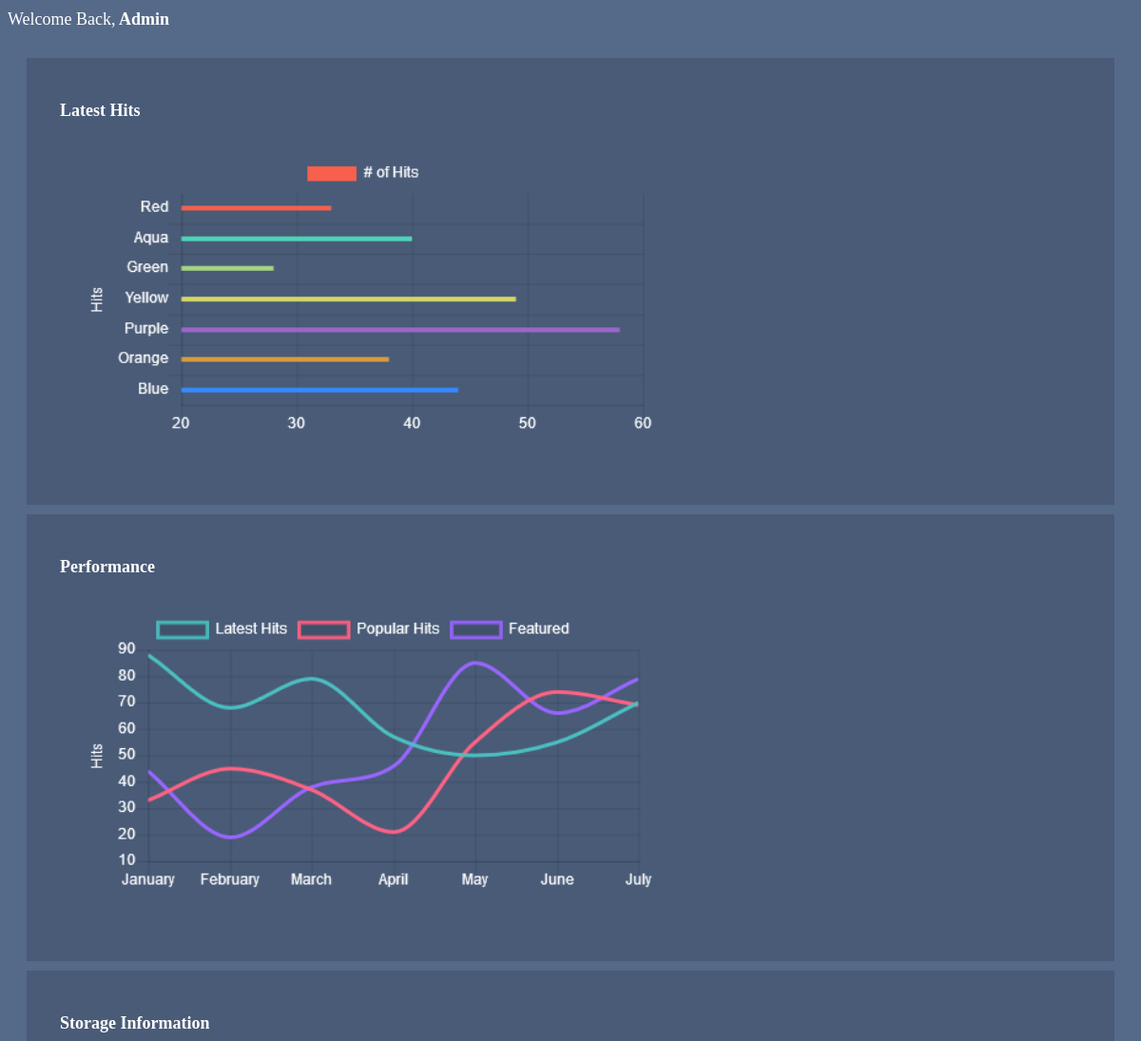
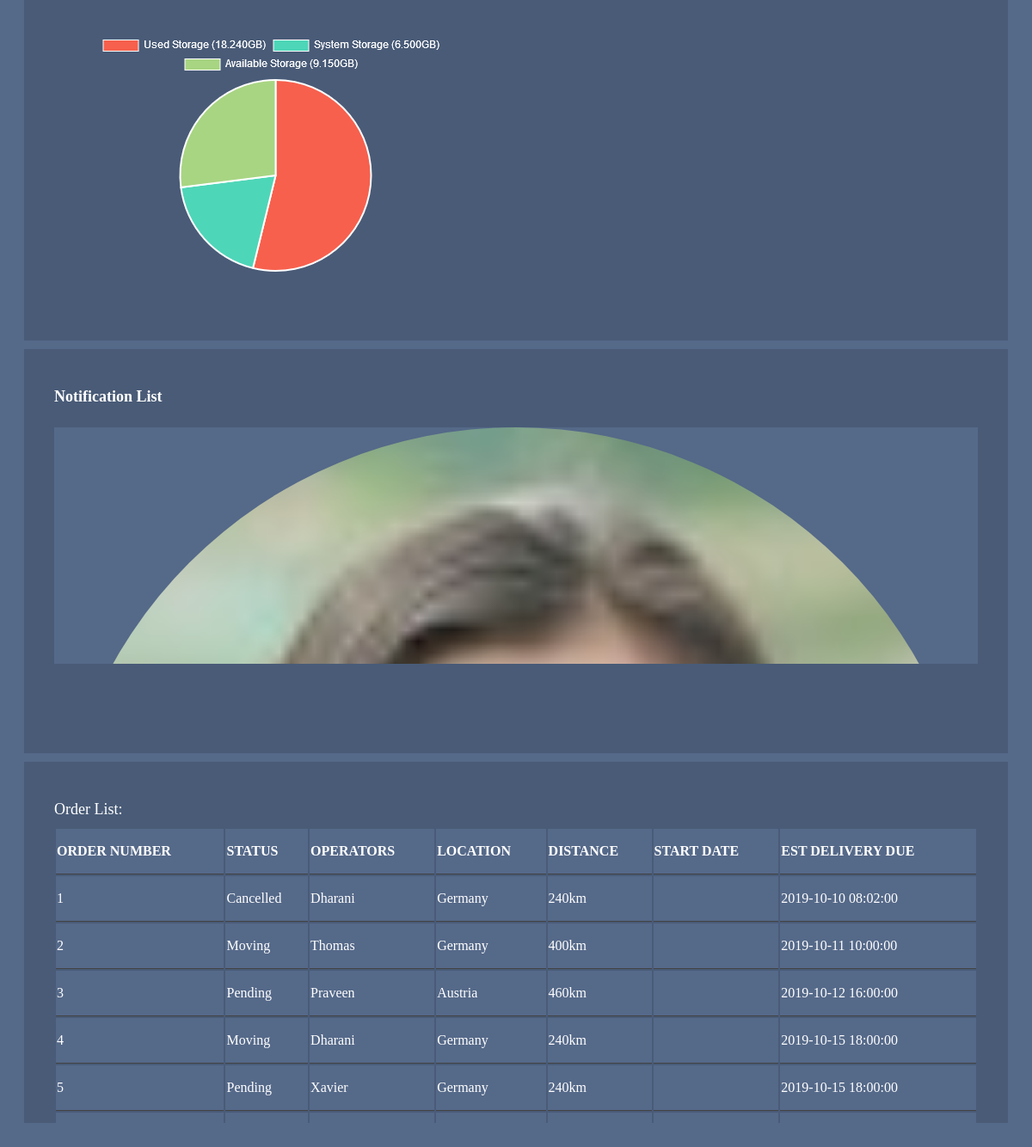
Page /dashboard.php on the committed database (2 pictures, top to bottom).
### tables this page shows
create table OrderLists (orderNumber INT(6) UNSIGNED AUTO_INCREMENT PRIMARY KEY,productStatus VARCHAR(30) NOT NULL, operator VARCHAR(30) NOT NULL,location VARCHAR(30) NOT NULL,distance INT(6) NOT NULL , startDate timestamp , estimatedDeliveryDate datetime);

### dashboard.php (the view, shortened to what this page needs)
<?php include 'database.php'; ?>
<!DOCTYPE html>
<html lang="en">
<head>
<link rel="stylesheet" href="style.css" />
</head>
<body>
	<div class="col-sm-12 col-md-12 col-lg-12 headings">
		Welcome Back,<b> Admin </b>
	</div>
	<div class="col-sm-12 col-md-12 col-lg-12 content">
		<div class="col-sm-6 col-md-6 col-lg-6 contentBox ">
			<div class="col-sm-12 col-md-12 col-lg-12 sections">
				<div class="headings">
					<b>Latest Hits</b>
				</div>
				<img src="img/Performance.png" style="padding: 25px; height: 300px;" />
			</div>
		</div>
		<div class="col-sm-6 col-md-6 col-lg-6 contentBox">
			<div class="col-sm-12 col-md-12 col-lg-12 sections">
				<div class="headings">
					<b>Performance</b>
				</div>
				<img src="img/latestHits.png" style="padding: 25px; height: 300px;" />
			</div>
		</div>
		<div class="col-sm-6 col-md-6 col-lg-6 contentBox">
			<div class="col-sm-12 col-md-12 col-lg-12 sections">
				<div class="headings">
					<b>Storage Information</b>
				</div>
				<img src="img/StorageInformation.png"
					style="padding: 25px; height: 300px;" />
			</div>
		</div>
		<div class="col-sm-6 col-md-6 col-lg-6 contentBox">
			<div class="col-sm-12 col-md-12 col-lg-12 sections">
				<div class="headings">
					<b>Notification List</b>
				</div>
				<div class="col-sm-12 col-md-12 col-lg-12 notificationScrollable">
					<div class="col-sm-12 col-md-12 col-lg-12 notification">
						<div class="col-sm-2 col-md-2 col-lg-2">
							<img src="img/user_1.jpg" style="border-radius: 50%; width: 100%" />
						</div>
					</div>
				</div>
			</div>
		</div>
		<div class="col-sm-12 col-md-12 col-lg-12 contentBox">
			<div class="col-sm-12 col-md-12 col-lg-12 sections table ">
				<div class="headings">Order List:</div>
				<table>
					<tr>
						<th>ORDER NUMBER</th>
						<th>STATUS</th>
						<th>OPERATORS</th>
						<th>LOCATION</th>
						<th>DISTANCE</th>
						<th>START DATE</th>
						<th>EST DELIVERY DUE</th>
					</tr>
                        <?php
                        $array = array();
                        $query = " SELECT orderNumber,productStatus,operator,location,distance,startDate,estimatedDeliveryDate FROM orderLists  ";
                        $result = $conn->query($query);
                        while ($row = $result->fetch_assoc()) {
                            $array[] = $row;
                        }?>
                       <?php  foreach ($array as $item) {
                            echo "<tr>";
                            echo "<td>" . $item['orderNumber'] . "</td>";
                            echo "<td>"  . $item['productStatus'] . "</td>";
                            echo "<td>" . $item['operator'] . "</td>";
                            echo "<td>" . $item['location'] . "</td>";
                            echo "<td>" . $item['distance'] . "km" . "</td>";
                            echo "<td>" . $item['startDate'] . "</td>";
                            echo "<td>" . $item['estimatedDeliveryDate'] . "</td>";
                            echo "</tr>";
                        }
                        ?>
                    </table>
			</div>
		</div>
	</div>
</body>
</html>

### style.css (style rules this page uses)
body { background-color: #556989; color: black; }
.headings { color: white; font-size: 18px; margin-top: 10px; margin-bottom: 10px; }
.content { padding: 20px; }
.content .contentBox { height: 450px; margin-bottom: 30px; }
.sections { background-color: #495b77; padding: 35px; color: white; height: 400px; }
.notification { background-color: #556989; color: white; margin-top: 15px; font-size: 18px; }
.notificationScrollable { height: 290px; overflow-y: scroll; }
.table { height: 350px; overflow-y: scroll; }
table { width: 100%; }
th { font-weight: bold; }
th, td { border-bottom: 1px solid #424242; background-color: #556989; color: white; height: 50px; text-align: left; }

### rows in the picture
orderlists: orderNumber "1", productStatus "Cancelled", operator "Dharani", location "Germany", distance "240", estimatedDeliveryDate "2019-10-10 08:02:00"
orderlists: orderNumber "2", productStatus "Moving", operator "Thomas", location "Germany", distance "400", estimatedDeliveryDate "2019-10-11 10:00:00"
orderlists: orderNumber "3", productStatus "Pending", operator "Praveen", location "Austria", distance "460", estimatedDeliveryDate "2019-10-12 16:00:00"
orderlists: orderNumber "4", productStatus "Moving", operator "Dharani", location "Germany", distance "240", estimatedDeliveryDate "2019-10-15 18:00:00"
orderlists: orderNumber "5", productStatus "Pending", operator "Xavier", location "Germany", distance "240", estimatedDeliveryDate "2019-10-15 18:00:00"
